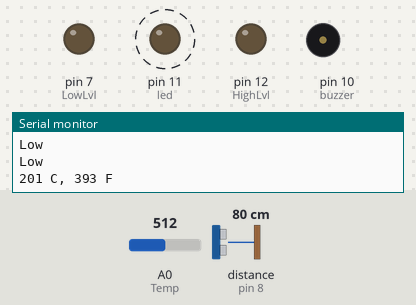
Simulated run of this sketch. Board: Arduino Uno, built with avr-gcc and run on an emulated ATmega328P. On the bench: output pins drawn as LEDs (lit = HIGH), buzzer (waves = sounding, pin HIGH), the last lines printed to the serial monitor. Wiring (inferred from the names in the program): ultrasonic range finder: trigger pin 9; echo pin 8. Dashed ring = blinking. The test bench sets the inputs (shaded band); at power-on: distance to the obstacle (sensor on pin 8) 80 cm, A0 (Temp) = 512. The echo pulse lasts 58.3 µs per cm; pins used as bus, display or sensor lines are not drawn.

Above: at 0.94 s.
1.3 s: distance to the obstacle (sensor on pin 8) set to 56 cm
At 1.61 s:
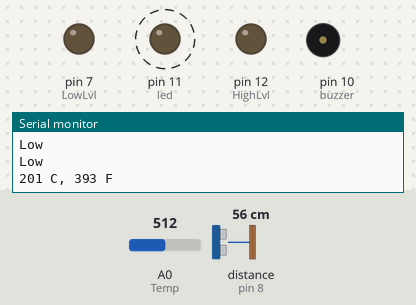
4.3 s: distance to the obstacle (sensor on pin 8) set to 49 cm
At 4.81 s:
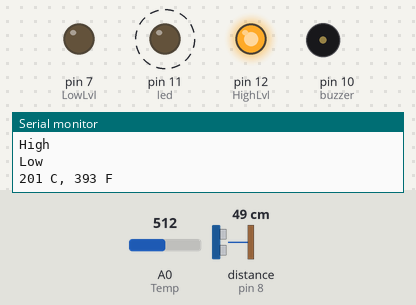
7.3 s: distance to the obstacle (sensor on pin 8) set to 250 cm
At 9.2 s:
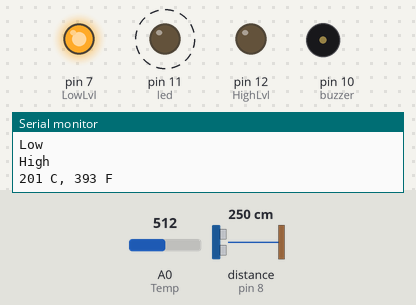
10.3 s: A0 (Temp) set to 194
13.3 s: A0 (Temp) set to 166
16.3 s: distance to the obstacle (sensor on pin 8) set to 132 cm
At 17.1 s:
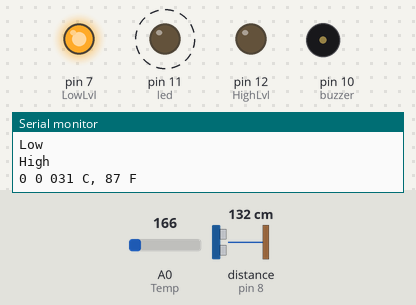
19.3 s: distance to the obstacle (sensor on pin 8) set to 124 cm
At 20.31 s:
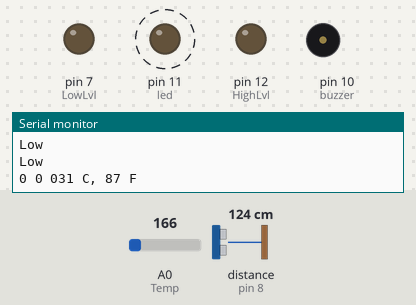
Timing chart, 0 to 23.3 s (numbered marks = the images above; inputs shaded):
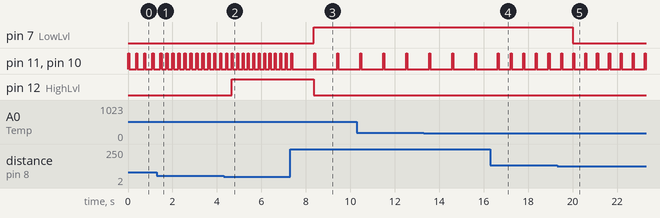

The sketch:

Elevator_system.ino
```cpp
#define trigPin 9
#define echoPin 8
#define buzzer 10
#define led 11
#define HighLvl 12
#define LowLvl 7
long duration;
float distanceInch;
int timer;
int baselineTemp = 0;
int celsius = 0;
int fahrenheit = 0;

void setup()
{
  pinMode(trigPin, OUTPUT);
  pinMode(echoPin, INPUT);
  pinMode(buzzer, OUTPUT);
  pinMode(A0, INPUT); //Temp
  pinMode(led, OUTPUT);
  pinMode(HighLvl, OUTPUT);
  pinMode(LowLvl, OUTPUT);
  Serial.begin(9600);
}
void loop()
{
  //Temp
  baselineTemp = 40;
  celsius = map(((analogRead(A0) - 20) * 3.04), 0, 1023, -40, 125);
  fahrenheit = ((celsius * 9) / 5 + 32);
  Serial.print(celsius);
  Serial.print(" C, ");
  Serial.print(fahrenheit);
  Serial.println(" F\n");

  digitalWrite(trigPin, LOW);
  delayMicroseconds(2);
  digitalWrite(trigPin, HIGH);
  delayMicroseconds(10);
  digitalWrite(trigPin, LOW);
  duration = pulseIn(echoPin, HIGH);

  distanceInch = duration * 0.0133 / 2;
  digitalWrite(buzzer, HIGH);
  digitalWrite(led, HIGH);
  delay(50);
  digitalWrite(buzzer, LOW);
  digitalWrite(led, LOW);
  timer = distanceInch * 10;
  delay(timer);
  if (distanceInch <= 20)
  {
    digitalWrite(HighLvl, HIGH);
    Serial.print("High\n");
  }

  else
  {
    digitalWrite(HighLvl, LOW);
    Serial.print("Low\n");
  }
  if (distanceInch >= 50)
  {
    digitalWrite(LowLvl, HIGH);
    Serial.print("High\n");
  }
  else
  {
    digitalWrite(LowLvl, LOW);
    Serial.print("Low\n");
  }

  if (celsius < baselineTemp)
  {
    Serial.print("0 0 0");
    if (celsius >= baselineTemp && celsius < baselineTemp + 10)
    {
      Serial.print("1 0 0");
      if (celsius >= baselineTemp + 10 && celsius < baselineTemp + 20)
      {
        Serial.print("1 1 0");
      }
      if (celsius >= baselineTemp + 20 && celsius < baselineTemp + 30)
      {
        Serial.print("1 1 1");
      }
      if (celsius >= baselineTemp + 30)
      {
        Serial.print("1 1 1");
      }
    }
  }
}
```

Measured:
- the behaviour switches between 52 and 51 cm on distance to the obstacle (sensor on pin 8) (found by bisection; images 1 and 2)
- the behaviour switches between 130 and 129 cm on distance to the obstacle (sensor on pin 8) (found by bisection; images 4 and 5)
- after the input at 1.3 s, pin 11 (led), pin 10 (buzzer): alternates HIGH for 0.05 s and LOW for 0.22 s, starting after 0.43 s
- after the input at 4.3 s, pin 12 (HighLvl): LOW → HIGH after 0.36 s
- after the input at 7.3 s, pin 7 (LowLvl): LOW → HIGH after 1.1 s; pin 11 (led), pin 10 (buzzer): alternates HIGH for 0.05 s and LOW for 0.98 s, starting after 1.1 s; pin 12 (HighLvl): HIGH → LOW after 1.1 s
- after the input at 16.3 s, pin 11 (led), pin 10 (buzzer): alternates HIGH for 0.05 s and LOW for 0.52 s, starting after 0.91 s
- after the input at 19.3 s, pin 7 (LowLvl): HIGH → LOW after 0.71 s
- by itself, pin 11 (led), pin 10 (buzzer): alternates HIGH for 0.05 s and LOW for 0.31 s
